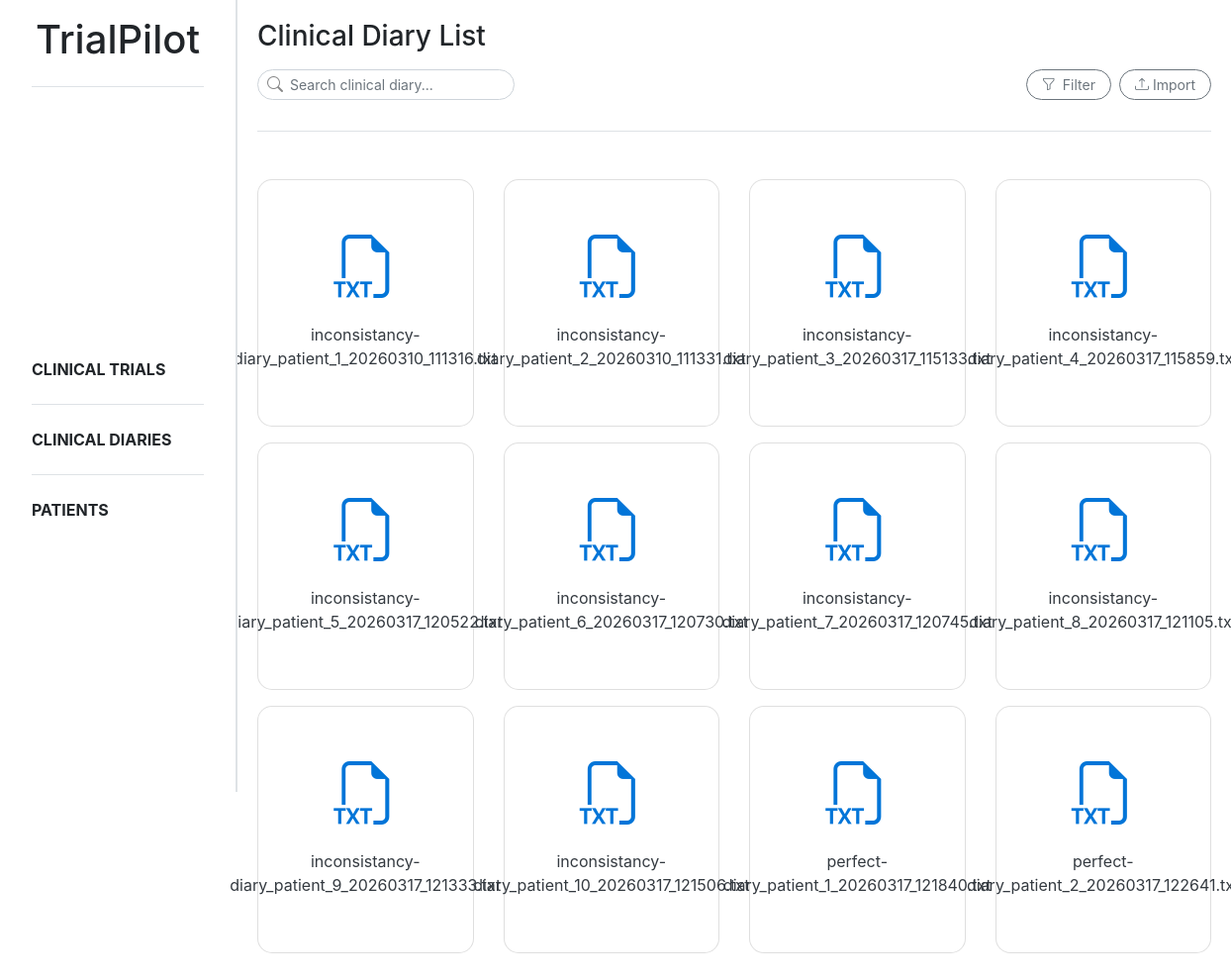
Page /diaries/ on the earlier database version.
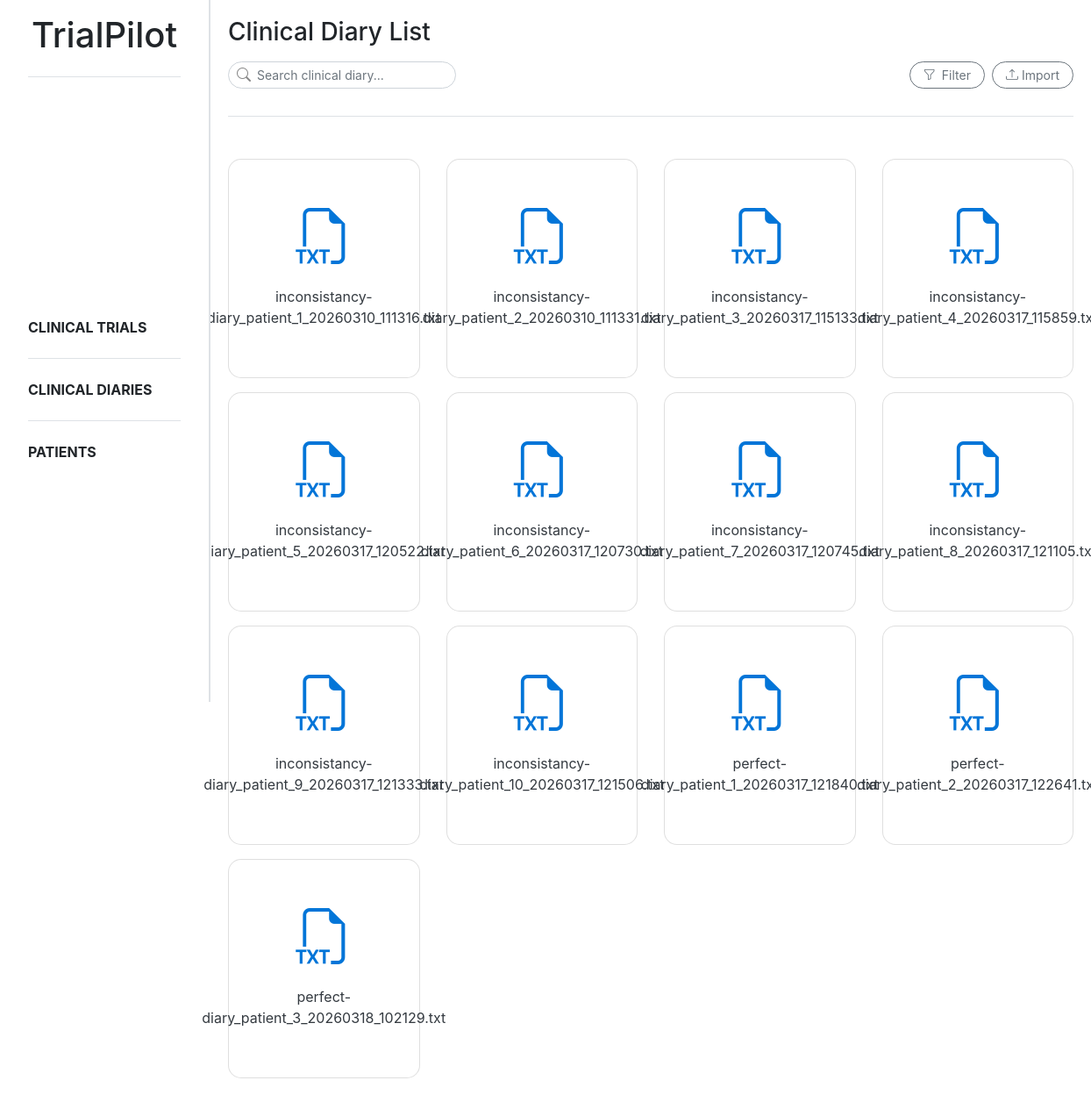
Same page on the later database version.
### trialpilot/models.py (models this page shows, shortened)
class Document(models.Model):
    title = models.CharField(max_length = 255)
    type = models.BooleanField(default=False)
    extracted = models.BooleanField(default=False)
    created_at = models.DateTimeField(auto_now_add = True)
    updated_at = models.DateTimeField(auto_now = True)

### trialpilot/views.py (the view)
# urls.py: path('diaries/', diary_list, name='diary_list'),
def diary_list(request):
    diaries = Document.objects.filter(type=False)
    diary_data = []
    for diary in diaries:
        original_name, ext = diary.title.rsplit('.', 1)
        diary_data.append((diary, ext.lower()))
    return render(request, 'trialpilot/diary_list.html', {
        'diary_data': diary_data
    })

### trialpilot/templates/trialpilot/diary_list.html (shortened to what this page needs)
{% extends "trialpilot/base.html" %}
{% block content %}
<div class="d-flex flex-column mb-4">
    <h3 class="mb-3">Clinical Diary List</h3>
    <div class="d-flex justify-content-between align-items-center mb-3">
        <form method="GET">
            <div class="position-relative" style="width:260px">
                <i class="bi bi-search position-absolute"
                    style="left:10px; top:50%; transform:translateY(-50%); color:#888;"></i>
                <input type="text" name="search" class="form-control form-control-sm rounded-ui"
                    style="padding-left: 32px;" placeholder="Search clinical diary...">
            </div>
        </form>
        <div class="d-flex gap-2">
            <button class="btn btn-outline-secondary btn-sm rounded-ui" style="margin-right: 0.5rem;">
                <i class="bi bi-funnel" style="margin-right: 0.2rem;"></i>
                Filter
            </button>
            <button class="btn btn-outline-secondary btn-sm rounded-ui" data-bs-toggle="modal"
                data-bs-target="#uploadModal">
                <i class="bi bi-upload"></i>
                Import
            </button>
        </div>
    </div>
    <div class="sidebar-divider mb-4"></div>
</div>
<div class="row g-3">
    {% for diary, extension in diary_data %}
    <div class="col-6 col-md-4 col-lg-3 mb-3">
        <div class="text-decoration-none diary-card-trigger" data-diary-id="{{ diary.id }}"
            data-diary-title="{{ diary.title }}" data-diary-extracted="{{ diary.extracted }}">
            <div class="card text-center shadow-sm diary-card h-100">
                <div class="card-body">
                    {% if extension == "pdf" %}
                    <i class="bi bi-filetype-pdf" style="font-size: 4rem; color:#d9534f;"></i>
                    {% else %}
                    <i class="bi bi-filetype-txt" style="font-size: 4rem; color:#0275d8;"></i>
                    {% endif %}
                    <p class="mt-2 text-dark">{{ diary.title }}</p>
                </div>
            </div>
        </div>
    </div>
    {% endfor %}
</div>
{% endblock %}

### trialpilot/templates/trialpilot/base.html (shortened to what this page needs)
{% load static %}
<!DOCTYPE html>
<html lang="en">
<head>
    <link href="{% static 'css/bootstrap.css' %}" rel="stylesheet">
    <link href="{% static 'css/style.css' %}" rel="stylesheet">
    <link rel="stylesheet" href="https://cdn.jsdelivr.net/npm/bootstrap-icons@1.11.1/font/bootstrap-icons.css">
</head>
<body>
    <div class="sidebar p-3 sidebar-border d-flex flex-column">
        <header>
            <h1 style="text-align: center;">TrialPilot</h1>
        </header>
        <div class="sidebar-divider ml-3 mr-3"></div>
        <ul class="nav flex-column my-auto">
            <li class="nav-item"><a class="nav-link"><b>CLINICAL TRIALS</b></a></li>
            <div class="sidebar-divider ml-3 mr-3"></div>
            <li class="nav-item"><a class="nav-link"><b>CLINICAL DIARIES</b></a></li>
            <div class="sidebar-divider ml-3 mr-3"></div>
            <li class="nav-item"><a class="nav-link"><b>PATIENTS</b></a></li>
        </ul>
    </div>
    <main class="main-content">
        {% block content %}{% endblock %}
    </main>
</body>
</html>

### static/css/style.css (style rules this page uses)
body { overflow-x: hidden; }
html, body { height: 100%; }
.sidebar { position: fixed; top: 0; left: 0; width: 240px; height: 100vh; overflow-y: auto; background: white; z-index: 1000; }
.main-content { margin-left: 240px; padding: 20px; }
.sidebar-border { border-right: 2px solid #dee2e6; }
.sidebar-divider { height: 1px; background-color: #dee2e6; margin-bottom: 15px; margin-top: 15px; }
.rounded-ui { border-radius: 1rem !important; padding-left: 15px; padding-right: 15px; }
.diary-card { border-radius: 15px; transition: transform 0.15s ease, box-shadow 0.15s ease; padding: 20px; }
.diary-card { border-radius: 15px; transition: transform 0.15s ease, box-shadow 0.15s ease; padding: 20px; height: 250px !important; display: flex; align-items: center; justify-content: center; }
.card-body { display: flex; flex-direction: column; justify-content: center; }

Differences in the rows shown:
added Document: title "perfect-diary_patient_3_20260318_102129.txt"
